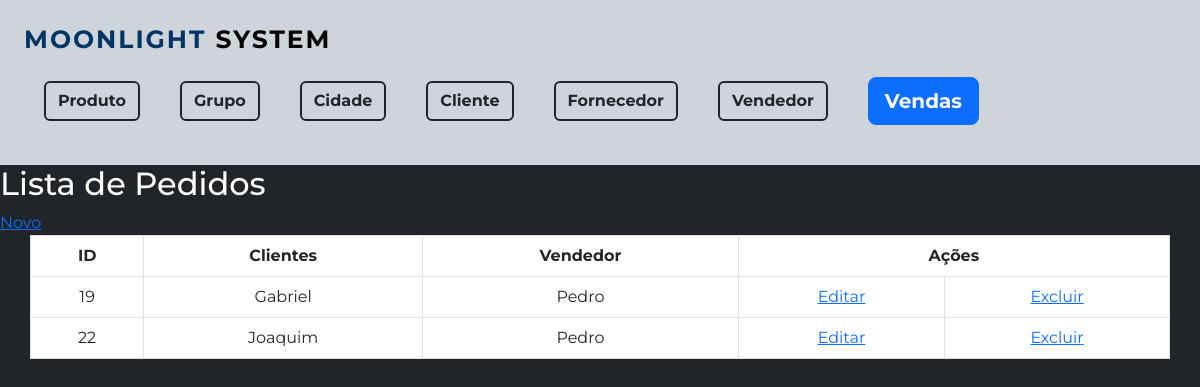
The app's page /Pedido/formListaPedido.php, older data.
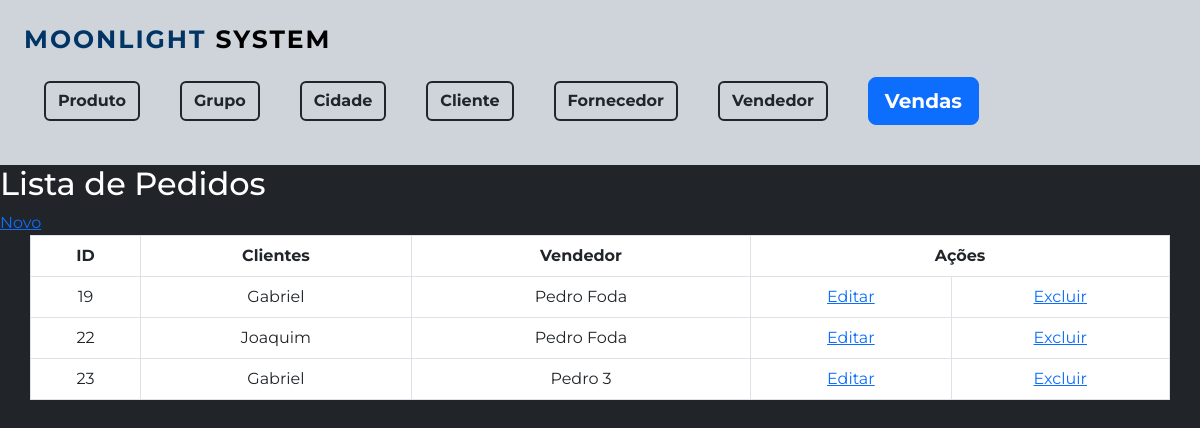
The same page, newer data.
### tables this page shows
CREATE TABLE `tb_pedido` (
  `id_pedido` int(11) NOT NULL,
  `fk_id_cliente` int(11) NOT NULL,
  `fk_id_vendedor` int(11) NOT NULL
);

CREATE TABLE `tb_cliente` (
  `id_cliente` int(11) NOT NULL,
  `nm_cliente` varchar(55) DEFAULT NULL,
  `cpf_cliente` varchar(11) DEFAULT NULL,
  `fk_id_cidade` int(11) NOT NULL
);

CREATE TABLE `tb_vendedor` (
  `id_vendedor` int(11) NOT NULL,
  `nm_vendedor` varchar(55) NOT NULL
);

### Pedido/formListaPedido.php (the view, shortened to what this page needs)
<?php
include '../formMenu.php';
include '../conexao/conecta.php';
$sql="SELECT ped.id_pedido, cli.nm_cliente, ven.nm_vendedor FROM tb_pedido ped INNER JOIN tb_cliente cli ON cli.id_cliente=ped.fk_id_cliente INNER JOIN tb_vendedor ven ON ven.id_vendedor=ped.fk_id_vendedor";
$resultado= mysqli_query($conexao,$sql);
?>
<h2> Lista de Pedidos</h2>
<a href="formPedido.php">Novo</a>
<table class="table table-bordered bg-white container text-center">
	<tr>
		<th>ID </th>
		<th>Clientes</th>
		<th>Vendedor</th>
		<th colspan="2">Ações</th>
	</tr>
	<?php
         while ( $item=mysqli_fetch_array($resultado)) {
         	echo "<tr>";
         	echo "<td> $item[id_pedido] </td>";
         	echo "<td> $item[nm_cliente] </td>";
         	echo "<td> $item[nm_vendedor] </td>";
         	echo "<td><a href='formPedido.php?id=$item[id_pedido]'>Editar</a></td>";
         	echo "<td><a href='formExcluirPedido.php?id=$item[id_pedido]'>Excluir</a></td>";
         }
?>
</table>

Row changes from the older to the newer data that the page shows:
changed through a linked row, tb_pedido id 19: tb_vendedor.nm_vendedor "Pedro" → "Pedro Foda"
changed through a linked row, tb_pedido "Joaquim": tb_vendedor.nm_vendedor "Pedro" → "Pedro Foda"
added tb_pedido: id_pedido "23", tb_cliente.nm_cliente "Gabriel", tb_vendedor.nm_vendedor "Pedro 3"
